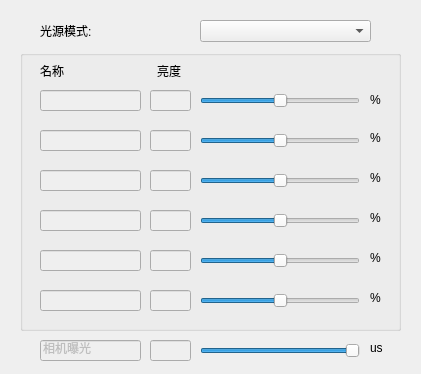
<?xml version="1.0" encoding="UTF-8"?>
<ui version="4.0">
 <class>LightWidget</class>
 <widget class="QWidget" name="LightWidget">
  <property name="geometry">
   <rect>
    <x>0</x>
    <y>0</y>
    <width>421</width>
    <height>374</height>
   </rect>
  </property>
  <property name="windowTitle">
   <string>灯光设置</string>
  </property>
  <widget class="QGroupBox" name="groupBox">
   <property name="geometry">
    <rect>
     <x>20</x>
     <y>50</y>
     <width>381</width>
     <height>281</height>
    </rect>
   </property>
   <property name="title">
    <string/>
   </property>
   <widget class="QLineEdit" name="lineEdit_3">
    <property name="enabled">
     <bool>false</bool>
    </property>
    <property name="geometry">
     <rect>
      <x>130</x>
      <y>120</y>
      <width>41</width>
      <height>21</height>
     </rect>
    </property>
   </widget>
   <widget class="QSlider" name="horizontalSlider_1">
    <property name="geometry">
     <rect>
      <x>180</x>
      <y>40</y>
      <width>160</width>
      <height>22</height>
     </rect>
    </property>
    <property name="minimum">
     <number>0</number>
    </property>
    <property name="maximum">
     <number>200</number>
    </property>
    <property name="value">
     <number>100</number>
    </property>
    <property name="orientation">
     <enum>Qt::Horizontal</enum>
    </property>
   </widget>
   <widget class="QSlider" name="horizontalSlider_2">
    <property name="geometry">
     <rect>
      <x>180</x>
      <y>80</y>
      <width>160</width>
      <height>22</height>
     </rect>
    </property>
    <property name="minimum">
     <number>0</number>
    </property>
    <property name="maximum">
     <number>200</number>
    </property>
    <property name="value">
     <number>100</number>
    </property>
    <property name="orientation">
     <enum>Qt::Horizontal</enum>
    </property>
   </widget>
   <widget class="QLineEdit" name="lineEdit_6">
    <property name="enabled">
     <bool>false</bool>
    </property>
    <property name="geometry">
     <rect>
      <x>130</x>
      <y>240</y>
      <width>41</width>
      <height>21</height>
     </rect>
    </property>
   </widget>
   <widget class="QSlider" name="horizontalSlider_5">
    <property name="geometry">
     <rect>
      <x>180</x>
      <y>200</y>
      <width>160</width>
      <height>22</height>
     </rect>
    </property>
    <property name="minimum">
     <number>0</number>
    </property>
    <property name="maximum">
     <number>200</number>
    </property>
    <property name="value">
     <number>100</number>
    </property>
    <property name="orientation">
     <enum>Qt::Horizontal</enum>
    </property>
   </widget>
   <widget class="QSlider" name="horizontalSlider_4">
    <property name="geometry">
     <rect>
      <x>180</x>
      <y>160</y>
      <width>160</width>
      <height>22</height>
     </rect>
    </property>
    <property name="minimum">
     <number>0</number>
    </property>
    <property name="maximum">
     <number>200</number>
    </property>
    <property name="value">
     <number>100</number>
    </property>
    <property name="orientation">
     <enum>Qt::Horizontal</enum>
    </property>
   </widget>
   <widget class="QLineEdit" name="lineEdit_5">
    <property name="enabled">
     <bool>false</bool>
    </property>
    <property name="geometry">
     <rect>
      <x>130</x>
      <y>200</y>
      <width>41</width>
      <height>21</height>
     </rect>
    </property>
   </widget>
   <widget class="QLineEdit" name="lineEdit_1">
    <property name="enabled">
     <bool>false</bool>
    </property>
    <property name="geometry">
     <rect>
      <x>130</x>
      <y>40</y>
      <width>41</width>
      <height>21</height>
     </rect>
    </property>
   </widget>
   <widget class="QLineEdit" name="lineEdit_2">
    <property name="enabled">
     <bool>false</bool>
    </property>
    <property name="geometry">
     <rect>
      <x>130</x>
      <y>80</y>
      <width>41</width>
      <height>21</height>
     </rect>
    </property>
   </widget>
   <widget class="QSlider" name="horizontalSlider_6">
    <property name="geometry">
     <rect>
      <x>180</x>
      <y>240</y>
      <width>160</width>
      <height>22</height>
     </rect>
    </property>
    <property name="minimum">
     <number>0</number>
    </property>
    <property name="maximum">
     <number>200</number>
    </property>
    <property name="value">
     <number>100</number>
    </property>
    <property name="orientation">
     <enum>Qt::Horizontal</enum>
    </property>
   </widget>
   <widget class="QLineEdit" name="lineEdit_4">
    <property name="enabled">
     <bool>false</bool>
    </property>
    <property name="geometry">
     <rect>
      <x>130</x>
      <y>160</y>
      <width>41</width>
      <height>21</height>
     </rect>
    </property>
   </widget>
   <widget class="QSlider" name="horizontalSlider_3">
    <property name="geometry">
     <rect>
      <x>180</x>
      <y>120</y>
      <width>160</width>
      <height>22</height>
     </rect>
    </property>
    <property name="minimum">
     <number>0</number>
    </property>
    <property name="maximum">
     <number>200</number>
    </property>
    <property name="value">
     <number>100</number>
    </property>
    <property name="orientation">
     <enum>Qt::Horizontal</enum>
    </property>
   </widget>
   <widget class="QLineEdit" name="lineEdit_1_name">
    <property name="enabled">
     <bool>false</bool>
    </property>
    <property name="geometry">
     <rect>
      <x>20</x>
      <y>40</y>
      <width>101</width>
      <height>21</height>
     </rect>
    </property>
   </widget>
   <widget class="QLabel" name="label_11">
    <property name="geometry">
     <rect>
      <x>350</x>
      <y>42</y>
      <width>31</width>
      <height>16</height>
     </rect>
    </property>
    <property name="text">
     <string>%</string>
    </property>
   </widget>
   <widget class="QLabel" name="label_13">
    <property name="geometry">
     <rect>
      <x>350</x>
      <y>80</y>
      <width>31</width>
      <height>16</height>
     </rect>
    </property>
    <property name="text">
     <string>%</string>
    </property>
   </widget>
   <widget class="QLabel" name="label_14">
    <property name="geometry">
     <rect>
      <x>350</x>
      <y>120</y>
      <width>31</width>
      <height>16</height>
     </rect>
    </property>
    <property name="text">
     <string>%</string>
    </property>
   </widget>
   <widget class="QLabel" name="label_15">
    <property name="geometry">
     <rect>
      <x>350</x>
      <y>160</y>
      <width>31</width>
      <height>16</height>
     </rect>
    </property>
    <property name="text">
     <string>%</string>
    </property>
   </widget>
   <widget class="QLabel" name="label_16">
    <property name="geometry">
     <rect>
      <x>350</x>
      <y>200</y>
      <width>31</width>
      <height>16</height>
     </rect>
    </property>
    <property name="text">
     <string>%</string>
    </property>
   </widget>
   <widget class="QLabel" name="label_17">
    <property name="geometry">
     <rect>
      <x>350</x>
      <y>240</y>
      <width>31</width>
      <height>16</height>
     </rect>
    </property>
    <property name="text">
     <string>%</string>
    </property>
   </widget>
   <widget class="QLabel" name="label_18">
    <property name="geometry">
     <rect>
      <x>137</x>
      <y>10</y>
      <width>41</width>
      <height>21</height>
     </rect>
    </property>
    <property name="text">
     <string>亮度</string>
    </property>
   </widget>
   <widget class="QLabel" name="label_19">
    <property name="geometry">
     <rect>
      <x>20</x>
      <y>10</y>
      <width>41</width>
      <height>21</height>
     </rect>
    </property>
    <property name="text">
     <string>名称</string>
    </property>
   </widget>
   <widget class="QLineEdit" name="lineEdit_2_name">
    <property name="enabled">
     <bool>false</bool>
    </property>
    <property name="geometry">
     <rect>
      <x>20</x>
      <y>80</y>
      <width>101</width>
      <height>21</height>
     </rect>
    </property>
   </widget>
   <widget class="QLineEdit" name="lineEdit_3_name">
    <property name="enabled">
     <bool>false</bool>
    </property>
    <property name="geometry">
     <rect>
      <x>20</x>
      <y>120</y>
      <width>101</width>
      <height>21</height>
     </rect>
    </property>
   </widget>
   <widget class="QLineEdit" name="lineEdit_4_name">
    <property name="enabled">
     <bool>false</bool>
    </property>
    <property name="geometry">
     <rect>
      <x>20</x>
      <y>160</y>
      <width>101</width>
      <height>21</height>
     </rect>
    </property>
   </widget>
   <widget class="QLineEdit" name="lineEdit_5_name">
    <property name="enabled">
     <bool>false</bool>
    </property>
    <property name="geometry">
     <rect>
      <x>20</x>
      <y>200</y>
      <width>101</width>
      <height>21</height>
     </rect>
    </property>
   </widget>
   <widget class="QLineEdit" name="lineEdit_6_name">
    <property name="enabled">
     <bool>false</bool>
    </property>
    <property name="geometry">
     <rect>
      <x>20</x>
      <y>240</y>
      <width>101</width>
      <height>21</height>
     </rect>
    </property>
   </widget>
  </widget>
  <widget class="QLabel" name="label_20">
   <property name="geometry">
    <rect>
     <x>370</x>
     <y>340</y>
     <width>31</width>
     <height>16</height>
    </rect>
   </property>
   <property name="text">
    <string>us</string>
   </property>
  </widget>
  <widget class="QLineEdit" name="lineEdit_7_name">
   <property name="enabled">
    <bool>false</bool>
   </property>
   <property name="geometry">
    <rect>
     <x>40</x>
     <y>340</y>
     <width>101</width>
     <height>21</height>
    </rect>
   </property>
   <property name="text">
    <string>相机曝光</string>
   </property>
  </widget>
  <widget class="QSlider" name="horizontalSlider_7">
   <property name="geometry">
    <rect>
     <x>200</x>
     <y>340</y>
     <width>160</width>
     <height>22</height>
    </rect>
   </property>
   <property name="minimum">
    <number>0</number>
   </property>
   <property name="maximum">
    <number>1000</number>
   </property>
   <property name="value">
    <number>1000</number>
   </property>
   <property name="orientation">
    <enum>Qt::Horizontal</enum>
   </property>
  </widget>
  <widget class="QLineEdit" name="lineEdit_7">
   <property name="enabled">
    <bool>false</bool>
   </property>
   <property name="geometry">
    <rect>
     <x>150</x>
     <y>340</y>
     <width>41</width>
     <height>21</height>
    </rect>
   </property>
  </widget>
  <widget class="QComboBox" name="comboBox_selectLightMode">
   <property name="geometry">
    <rect>
     <x>200</x>
     <y>20</y>
     <width>171</width>
     <height>22</height>
    </rect>
   </property>
  </widget>
  <widget class="QLabel" name="label_21">
   <property name="geometry">
    <rect>
     <x>40</x>
     <y>20</y>
     <width>71</width>
     <height>21</height>
    </rect>
   </property>
   <property name="text">
    <string>光源模式:</string>
   </property>
  </widget>
 </widget>
 <layoutdefault spacing="6" margin="11"/>
 <resources/>
 <connections/>
</ui>
